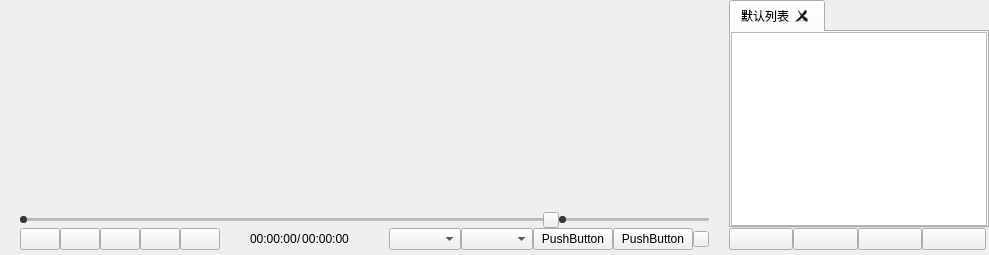
     <widget class="QWidget" name="widget_baseView" native="true">
      <layout class="QHBoxLayout" name="horizontalLayout_2" stretch="0,0,0">
       <property name="spacing">
        <number>0</number>
       </property>
       <property name="leftMargin">
        <number>0</number>
       </property>
       <property name="topMargin">
        <number>0</number>
       </property>
       <property name="rightMargin">
        <number>0</number>
       </property>
       <property name="bottomMargin">
        <number>0</number>
       </property>
       <item>
        <widget class="AdvertisementWidget" name="advertisementWidget_left" native="true">
         <property name="minimumSize">
          <size>
           <width>0</width>
           <height>0</height>
          </size>
         </property>
        </widget>
       </item>
       <item>
        <widget class="QWidget" name="widget_3dplay" native="true">
         <property name="minimumSize">
          <size>
           <width>120</width>
           <height>0</height>
          </size>
         </property>
         <layout class="QHBoxLayout" name="horizontalLayout_3" stretch="1,0">
          <property name="spacing">
           <number>0</number>
          </property>
          <property name="leftMargin">
           <number>0</number>
          </property>
          <property name="topMargin">
           <number>0</number>
          </property>
          <property name="rightMargin">
           <number>0</number>
          </property>
          <property name="bottomMargin">
           <number>0</number>
          </property>
          <item>
           <widget class="QWidget" name="widget_playView" native="true">
            <layout class="QVBoxLayout" name="verticalLayout_4" stretch="0,0">
             <property name="spacing">
              <number>0</number>
             </property>
             <property name="leftMargin">
              <number>0</number>
             </property>
             <property name="topMargin">
              <number>0</number>
             </property>
             <property name="rightMargin">
              <number>0</number>
             </property>
             <property name="bottomMargin">
              <number>0</number>
             </property>
             <item>
              <widget class="StereoVideoWidget" name="playWidget"/>
             </item>
             <item>
              <widget class="QWidget" name="widget_playControl" native="true">
               <property name="sizePolicy">
                <sizepolicy hsizetype="Expanding" vsizetype="Fixed">
                 <horstretch>0</horstretch>
                 <verstretch>0</verstretch>
                </sizepolicy>
               </property>
               <property name="styleSheet">
                <string notr="true"/>
               </property>
               <layout class="QVBoxLayout" name="verticalLayout_2">
                <property name="spacing">
                 <number>0</number>
                </property>
                <property name="leftMargin">
                 <number>20</number>
                </property>
                <property name="topMargin">
                 <number>0</number>
                </property>
                <property name="rightMargin">
                 <number>20</number>
                </property>
                <property name="bottomMargin">
                 <number>0</number>
                </property>
                <item>
                 <layout class="QHBoxLayout" name="horizontalLayout_4" stretch="10,0,3">
                  <property name="leftMargin">
                   <number>0</number>
                  </property>
                  <property name="topMargin">
                   <number>0</number>
                  </property>
                  <property name="rightMargin">
                   <number>0</number>
                  </property>
                  <property name="bottomMargin">
                   <number>0</number>
                  </property>
                  <item>
                   <widget class="CustomSlider" name="horizontalSlider_playProgress">
                    <property name="styleSheet">
                     <string notr="true">QSlider
{
    background-color: #000000ff; 
	border-style: outset; 
}

QSlider::groove:horizontal
{
	height: 3px;
	background: qlineargradient(x1:0, y1:0, x2:0, y2:1, stop:0 #B1B1B1, stop:1 #c4c4c4);
	margin: 0px 0
}
QSlider::handle:horizontal 
{
	/*background: QRadialGradient(cx:0, cy:0, radius: 1, fx:0.5, fy:0.5, stop:0 white, stop:1 green);*/
	width: 7px;
	margin: -2px 0;
	border-radius:3px; 
	border: 0px solid #ffffff;
	background-color: #363636; 
}
QSlider::sub-page:horizontal
{
	background: rgb(47, 112, 214);
	border-radius:1px;
}
</string>
                    </property>
                    <property name="orientation">
                     <enum>Qt::Orientation::Horizontal</enum>
                    </property>
                   </widget>
                  </item>
                  <item>
                   <widget class="QPushButton" name="pushButton_volume">
                    <property name="minimumSize">
                     <size>
                      <width>16</width>
                      <height>16</height>
                     </size>
                    </property>
                    <property name="maximumSize">
                     <size>
                      <width>16</width>
                      <height>16</height>
                     </size>
                    </property>
                    <property name="text">
                     <string/>
                    </property>
                    <property name="icon">
                     <iconset resource="MainWindow.qrc">
                      <normaloff>:/MainWindow/Resources/theme/black/player-volume.svg</normaloff>
                      <normalon>:/MainWindow/Resources/theme/black/player-volume-muted.svg</normalon>:/MainWindow/Resources/theme/black/player-volume.svg</iconset>
                    </property>
                    <property name="checkable">
                     <bool>true</bool>
                    </property>
                   </widget>
                  </item>
                  <item>
                   <widget class="QSlider" name="horizontalSlider_volume">
                    <property name="maximumSize">
                     <size>
                      <width>150</width>
                      <height>16777215</height>
                     </size>
                    </property>
                    <property name="styleSheet">
                     <string notr="true">QSlider
{
    background-color: #000000ff; 
	border-style: outset; 
}

QSlider::groove:horizontal
{
	height: 3px;
	background: qlineargradient(x1:0, y1:0, x2:0, y2:1, stop:0 #B1B1B1, stop:1 #c4c4c4);
	margin: 0px 0
}
QSlider::handle:horizontal 
{
	/*background: QRadialGradient(cx:0, cy:0, radius: 1, fx:0.5, fy:0.5, stop:0 white, stop:1 green);*/
	width: 7px;
	margin: -2px 0;
	border-radius:3px; 
	border: 0px solid #ffffff;
	background-color: #363636; 
}
QSlider::sub-page:horizontal
{
	background: rgb(47, 112, 214);
	border-radius:1px;
}
</string>
                    </property>
                    <property name="orientation">
                     <enum>Qt::Orientation::Horizontal</enum>
                    </property>
                   </widget>
                  </item>
                 </layout>
                </item>
                <item>
                 <layout class="QHBoxLayout" name="horizontalLayout_7">
                  <property name="leftMargin">
                   <number>0</number>
                  </property>
                  <property name="bottomMargin">
                   <number>5</number>
                  </property>
                  <item>
                   <widget class="QPushButton" name="pushButton_stop">
                    <property name="minimumSize">
                     <size>
                      <width>16</width>
                      <height>16</height>
                     </size>
                    </property>
                    <property name="toolTip">
                     <string>停止</string>
                    </property>
                    <property name="text">
                     <string/>
                    </property>
                    <property name="icon">
                     <iconset resource="MainWindow.qrc">
                      <normaloff>:/MainWindow/Resources/theme/black/media-playback-stop.svg</normaloff>:/MainWindow/Resources/theme/black/media-playback-stop.svg</iconset>
                    </property>
                   </widget>
                  </item>
                  <item>
                   <widget class="QPushButton" name="pushButton_previous">
                    <property name="minimumSize">
                     <size>
                      <width>16</width>
                      <height>16</height>
                     </size>
                    </property>
                    <property name="toolTip">
                     <string>上一个</string>
                    </property>
                    <property name="text">
                     <string/>
                    </property>
                    <property name="icon">
                     <iconset resource="MainWindow.qrc">
                      <normaloff>:/MainWindow/Resources/theme/black/go-previous.svg</normaloff>:/MainWindow/Resources/theme/black/go-previous.svg</iconset>
                    </property>
                   </widget>
                  </item>
                  <item>
                   <widget class="QPushButton" name="pushButton_playPause">
                    <property name="minimumSize">
                     <size>
                      <width>16</width>
                      <height>16</height>
                     </size>
                    </property>
                    <property name="toolTip">
                     <string>播放/暂停</string>
                    </property>
                    <property name="text">
                     <string/>
                    </property>
                    <property name="icon">
                     <iconset resource="MainWindow.qrc">
                      <normaloff>:/MainWindow/Resources/theme/black/media-playback-start.svg</normaloff>
                      <normalon>:/MainWindow/Resources/theme/black/media-playback-pause.svg</normalon>:/MainWindow/Resources/theme/black/media-playback-start.svg</iconset>
                    </property>
                    <property name="checkable">
                     <bool>true</bool>
                    </property>
                   </widget>
                  </item>
                  <item>
                   <widget class="QPushButton" name="pushButton_next">
                    <property name="minimumSize">
                     <size>
                      <width>16</width>
                      <height>16</height>
                     </size>
                    </property>
                    <property name="toolTip">
                     <string>下一个</string>
                    </property>
                    <property name="text">
                     <string/>
                    </property>
                    <property name="icon">
                     <iconset resource="MainWindow.qrc">
                      <normaloff>:/MainWindow/Resources/theme/black/go-next.svg</normaloff>:/MainWindow/Resources/theme/black/go-next.svg</iconset>
                    </property>
                   </widget>
                  </item>
                  <item>
                   <widget class="QPushButton" name="pushButton_open">
                    <property name="minimumSize">
                     <size>
                      <width>16</width>
                      <height>16</height>
                     </size>
                    </property>
                    <property name="toolTip">
                     <string>打开</string>
                    </property>
                    <property name="text">
                     <string/>
                    </property>
                    <property name="icon">
                     <iconset resource="MainWindow.qrc">
                      <normaloff>:/MainWindow/Resources/theme/black/open-file.svg</normaloff>:/MainWindow/Resources/theme/black/open-file.svg</iconset>
                    </property>
                   </widget>
                  </item>
                  <item>
                   <widget class="QLabel" name="label_space">
                    <property name="minimumSize">
                     <size>
                      <width>30</width>
                      <height>0</height>
                     </size>
                    </property>
                    <property name="text">
                     <string/>
                    </property>
                   </widget>
                  </item>
                  <item>
                   <widget class="QLabel" name="label_playTime">
                    <property name="text">
                     <string>00:00:00</string>
                    </property>
                   </widget>
                  </item>
                  <item>
                   <widget class="QLabel" name="label_delimiter">
                    <property name="text">
                     <string>/</string>
                    </property>
                   </widget>
                  </item>
                  <item>
                   <widget class="QLabel" name="label_totalTime">
                    <property name="minimumSize">
                     <size>
                      <width>0</width>
                      <height>0</height>
                     </size>
                    </property>
                    <property name="text">
                     <string>00:00:00</string>
                    </property>
                    <property name="alignment">
                     <set>Qt::AlignmentFlag::AlignCenter</set>
                    </property>
                    <property name="margin">
                     <number>0</number>
                    </property>
                   </widget>
                  </item>
                  <item>
                   <spacer name="horizontalSpacer_4">
                    <property name="orientation">
                     <enum>Qt::Orientation::Horizontal</enum>
                    </property>
                    <property name="sizeHint" stdset="0">
                     <size>
                      <width>40</width>
                      <height>20</height>
                     </size>
                    </property>
                   </spacer>
                  </item>
                  <item>
                   <widget class="UpShowComboBox" name="comboBox_src2D_3D2D">
                    <property name="minimumSize">
                     <size>
                      <width>37</width>
                      <height>0</height>
                     </size>
                    </property>
                    <property name="styleSheet">
                     <string notr="true">/*QCombobox主体*/
QComboBox {
    border: 2px solid #f3f3f3;/*设置线宽*/
	background-color: rgb(237, 242, 255);/*背景颜色*/
    border-radius: 6px;/*圆角*/
    padding: 1px 2px 1px 22px;  /*针对于组合框中的文本内容*/
	text-align:bottom;
    min-width: 2em;   /*# 组合框的最小宽度*/
    /*min-height: 5em;*/

	border-style:solid;/*边框为实线型*/
	border-width:2px;/*边框宽度*/
	border-color:rgb(77, 123, 255);/*边框颜色*/

	padding-left: 3px;/*左侧边距*/

	padding-right: 0px;/*左侧边距*/

}
/*QCombobox右侧按钮*/
QComboBox::drop-down {
    subcontrol-origin: padding;
    subcontrol-position: top right;/*放于右方顶部*/
    width: 13px;/*设置按钮范围宽度*/
 	/*border-radius: 15px;
    border-left-width: 1px;
    border-left-color: darkgray;
    border-left-style: solid;*/

    border-top-right-radius: 3px;/*设置边框圆角*/
    border-bottom-right-radius: 3px;
/*padding-right: 50px;*/
}
/*QCombobox右侧按钮的箭头图标*/
QComboBox::down-arrow {
	border-image: url(:/MainWindow/Resources/theme/black/up.svg);/*自定义图片填充*/
	width: 10px;/*设置该图标的宽高*/
	height: 10px;
}
/* 下拉后，整个下拉窗体样式 */
QComboBox QAbstractItemView {
border: 2px solid #f3f3f3;/*边框宽度、线形、颜色*/
background-color: rgba(237, 242, 255, 1);/*背景颜色*/
border-radius: 7px;/*圆角*/
padding: 1px 2px 1px 2px;  /*针对于组合框中的文本内容*/
min-width: 2em;   /*# 组合框的最小宽度*/
}
﻿
/* 下拉后，整个下拉窗体每项的样式 */
QComboBox QAbstractItemView::item {
border-radius: 7px;/*圆角*/
height: 16px;   /* 项的高度（设置pComboBox-&gt;setView(new QListView());后，该项才起作用） */
background-color: rgb(237, 242, 255);
﻿
}
﻿
/*以下部分不知为何不生效，有待调试*/
/* 下拉后，整个下拉窗体越过每项的样式 */
QComboBox QAbstractItemView::item:hover {
color: #FFFFF0;
/* 整个下拉窗体越过每项的背景色 */
background-color: rgb(98, 0, 255);
}
﻿
/* 下拉后，整个下拉窗体被选择的每项的样式 */
QComboBox QAbstractItemView::item:selected {
color: #FFFFF0;
background-color: rgb(0, 85, 200);
}</string>
                    </property>
                   </widget>
                  </item>
                  <item>
                   <widget class="UpShowComboBox" name="comboBox_3D_input">
                    <property name="minimumSize">
                     <size>
                      <width>37</width>
                      <height>0</height>
                     </size>
                    </property>
                    <property name="maximumSize">
                     <size>
                      <width>16777215</width>
                      <height>16777215</height>
                     </size>
                    </property>
                    <property name="styleSheet">
                     <string notr="true">/*QCombobox主体*/
QComboBox {
    border: 2px solid #f3f3f3;/*设置线宽*/
	background-color: rgb(237, 242, 255);/*背景颜色*/
    border-radius: 6px;/*圆角*/
    padding: 1px 2px 1px 22px;  /*针对于组合框中的文本内容*/
	text-align:bottom;
    min-width: 2em;   /*# 组合框的最小宽度*/
    /*min-height: 5em;*/

	border-style:solid;/*边框为实线型*/
	border-width:2px;/*边框宽度*/
	border-color:rgb(77, 123, 255);/*边框颜色*/

	padding-left: 3px;/*左侧边距*/

	padding-right: 0px;/*左侧边距*/

}
/*QCombobox右侧按钮*/
QComboBox::drop-down {
    subcontrol-origin: padding;
    subcontrol-position: top right;/*放于右方顶部*/
    width: 13px;/*设置按钮范围宽度*/
 	/*border-radius: 15px;
    border-left-width: 1px;
    border-left-color: darkgray;
    border-left-style: solid;*/

    border-top-right-radius: 3px;/*设置边框圆角*/
    border-bottom-right-radius: 3px;
/*padding-right: 50px;*/
}
/*QCombobox右侧按钮的箭头图标*/
QComboBox::down-arrow {
	border-image: url(:/MainWindow/Resources/theme/black/up.svg);/*自定义图片填充*/
	width: 10px;/*设置该图标的宽高*/
	height: 10px;
}
/* 下拉后，整个下拉窗体样式 */
QComboBox QAbstractItemView {
border: 2px solid #f3f3f3;/*边框宽度、线形、颜色*/
background-color: rgba(237, 242, 255, 1);/*背景颜色*/
border-radius: 7px;/*圆角*/
padding: 1px 2px 1px 2px;  /*针对于组合框中的文本内容*/
min-width: 2em;   /*# 组合框的最小宽度*/
}
﻿
/* 下拉后，整个下拉窗体每项的样式 */
QComboBox QAbstractItemView::item {
border-radius: 7px;/*圆角*/
height: 16px;   /* 项的高度（设置pComboBox-&gt;setView(new QListView());后，该项才起作用） */
background-color: rgb(237, 242, 255);
﻿
}
﻿
/*以下部分不知为何不生效，有待调试*/
/* 下拉后，整个下拉窗体越过每项的样式 */
QComboBox QAbstractItemView::item:hover {
color: #FFFFF0;
/* 整个下拉窗体越过每项的背景色 */
background-color: rgb(98, 0, 255);
}
﻿
/* 下拉后，整个下拉窗体被选择的每项的样式 */
QComboBox QAbstractItemView::item:selected {
color: #FFFFF0;
background-color: rgb(0, 85, 200);
}</string>
                    </property>
                   </widget>
                  </item>
                  <item>
                   <widget class="QPushButton" name="pushButton_hs">
                    <property name="text">
                     <string>PushButton</string>
                    </property>
                   </widget>
                  </item>
                  <item>
                   <widget class="QPushButton" name="pushButton_a">
                    <property name="styleSheet">
                     <string notr="true"/>
                    </property>
                    <property name="text">
                     <string>PushButton</string>
                    </property>
                   </widget>
                  </item>
                  <item>
                   <widget class="QPushButton" name="pushButton_playlist">
                    <property name="minimumSize">
                     <size>
                      <width>16</width>
                      <height>16</height>
                     </size>
                    </property>
                    <property name="maximumSize">
                     <size>
                      <width>16</width>
                      <height>16</height>
                     </size>
                    </property>
                    <property name="toolTip">
                     <string>播放列表</string>
                    </property>
                    <property name="text">
                     <string/>
                    </property>
                    <property name="icon">
                     <iconset resource="MainWindow.qrc">
                      <normaloff>:/MainWindow/Resources/theme/black/playlist.svg</normaloff>:/MainWindow/Resources/theme/black/playlist.svg</iconset>
                    </property>
                    <property name="checkable">
                     <bool>true</bool>
                    </property>
                   </widget>
                  </item>
                 </layout>
                </item>
               </layout>
              </widget>
             </item>
            </layout>
           </widget>
          </item>
          <item>
           <widget class="QWidget" name="widget_playList" native="true">
            <property name="sizePolicy">
             <sizepolicy hsizetype="Fixed" vsizetype="Preferred">
              <horstretch>0</horstretch>
              <verstretch>0</verstretch>
             </sizepolicy>
            </property>
            <property name="minimumSize">
             <size>
              <width>260</width>
              <height>0</height>
             </size>
            </property>
            <property name="maximumSize">
             <size>
              <width>260</width>
              <height>16777215</height>
             </size>
            </property>
            <layout class="QVBoxLayout" name="verticalLayout_5">
             <property name="spacing">
              <number>0</number>
             </property>
             <property name="leftMargin">
              <number>0</number>
             </property>
             <property name="topMargin">
              <number>0</number>
             </property>
             <property name="rightMargin">
              <number>0</number>
             </property>
             <property name="bottomMargin">
              <number>0</number>
             </property>
             <item>
              <widget class="QTabWidget" name="tabWidget_playList">
               <property name="sizePolicy">
                <sizepolicy hsizetype="Fixed" vsizetype="Expanding">
                 <horstretch>0</horstretch>
                 <verstretch>0</verstretch>
                </sizepolicy>
               </property>
               <property name="currentIndex">
                <number>0</number>
               </property>
               <property name="tabsClosable">
                <bool>true</bool>
               </property>
               <widget class="QWidget" name="tab_playListDef">
                <attribute name="title">
                 <string>默认列表</string>
                </attribute>
                <layout class="QVBoxLayout" name="verticalLayout_3">
                 <property name="spacing">
                  <number>0</number>
                 </property>
                 <property name="leftMargin">
                  <number>0</number>
                 </property>
                 <property name="topMargin">
                  <number>0</number>
                 </property>
                 <property name="rightMargin">
                  <number>0</number>
                 </property>
                 <property name="bottomMargin">
                  <number>0</number>
                 </property>
                 <item>
                  <widget class="DropListWidget" name="listWidget_playlist">
                   <property name="selectionMode">
                    <enum>QAbstractItemView::SelectionMode::ExtendedSelection</enum>
                   </property>
                  </widget>
                 </item>
                </layout>
               </widget>
              </widget>
             </item>
             <item>
              <layout class="QHBoxLayout" name="horizontalLayout_6">
               <property name="rightMargin">
                <number>3</number>
               </property>
               <property name="bottomMargin">
                <number>5</number>
               </property>
               <item>
                <widget class="QPushButton" name="pushButton_loadPlayList">
                 <property name="toolTip">
                  <string>导入列表</string>
                 </property>
                 <property name="statusTip">
                  <string/>
                 </property>
                 <property name="text">
                  <string/>
                 </property>
                 <property name="icon">
                  <iconset resource="MainWindow.qrc">
                   <normaloff>:/MainWindow/Resources/theme/black/document-import.svg</normaloff>:/MainWindow/Resources/theme/black/document-import.svg</iconset>
                 </property>
                </widget>
               </item>
               <item>
                <widget class="QPushButton" name="pushButton_exportPlayList">
                 <property name="toolTip">
                  <string>导出列表</string>
                 </property>
                 <property name="text">
                  <string/>
                 </property>
                 <property name="icon">
                  <iconset resource="MainWindow.qrc">
                   <normaloff>:/MainWindow/Resources/theme/black/document-export.svg</normaloff>:/MainWindow/Resources/theme/black/document-export.svg</iconset>
                 </property>
                </widget>
               </item>
               <item>
                <widget class="QPushButton" name="pushButton_add">
                 <property name="minimumSize">
                  <size>
                   <width>16</width>
                   <height>16</height>
                  </size>
                 </property>
                 <property name="toolTip">
                  <string>添加文件</string>
                 </property>
                 <property name="text">
                  <string/>
                 </property>
                 <property name="icon">
                  <iconset resource="MainWindow.qrc">
                   <normaloff>:/MainWindow/Resources/theme/black/tab-new.svg</normaloff>:/MainWindow/Resources/theme/black/tab-new.svg</iconset>
                 </property>
                </widget>
               </item>
               <item>
                <widget class="QPushButton" name="pushButton_clear">
                 <property name="minimumSize">
                  <size>
                   <width>16</width>
                   <height>16</height>
                  </size>
                 </property>
                 <property name="toolTip">
                  <string>删除文件</string>
                 </property>
                 <property name="text">
                  <string/>
                 </property>
                 <property name="icon">
                  <iconset resource="MainWindow.qrc">
                   <normaloff>:/MainWindow/Resources/theme/black/tab-close.svg</normaloff>:/MainWindow/Resources/theme/black/tab-close.svg</iconset>
                 </property>
                </widget>
               </item>
              </layout>
             </item>
            </layout>
           </widget>
          </item>
         </layout>
        </widget>
       </item>
       <item>
        <widget class="AdvertisementWidget" name="advertisementWidget_right" native="true">
         <property name="minimumSize">
          <size>
           <width>0</width>
           <height>0</height>
          </size>
         </property>
        </widget>
       </item>
      </layout>
     </widget>
